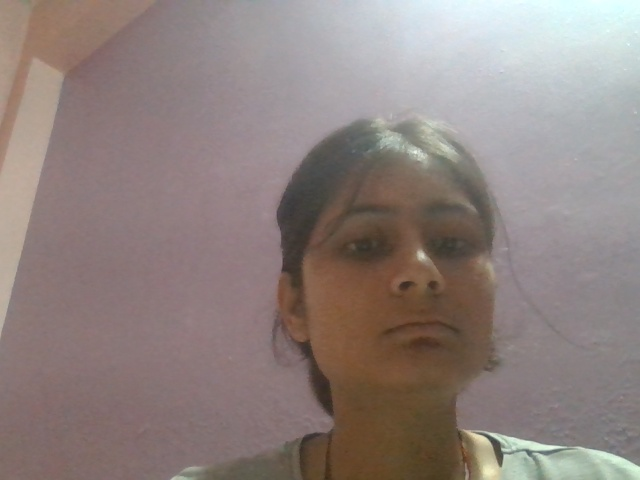
#> input picture alert.jpg, 640 x 480 px, given in place of the camera
$ python face_data.py
#> lines starting #> are read from the running program, lines starting #| are printed output that depends on the picture; after the words box and inside, x2 and y2 are one past the last pixel; in counts of white or black regions, pixels touching at a corner belong together
import cv2
import numpy as np
import os

cap=cv2.VideoCapture(0)

face_cascade=cv2.CascadeClassifier("face_recognition/haarcascade_frontalface_alt.xml")
skip=0
face_data=[]
dataset_path=r"data\known_faces"
file_name=input("Enter the name of the person: ")
#> the answer given: ../alert.jpg
while True:
    ret,frame=cap.read()
#> frame is the input picture: shape (480, 640, 3); mean B, G, R 127, 130.5, 143.4
    if ret == False:
        continue

    gray_frame=cv2.cvtColor(frame,cv2.COLOR_BGR2GRAY)
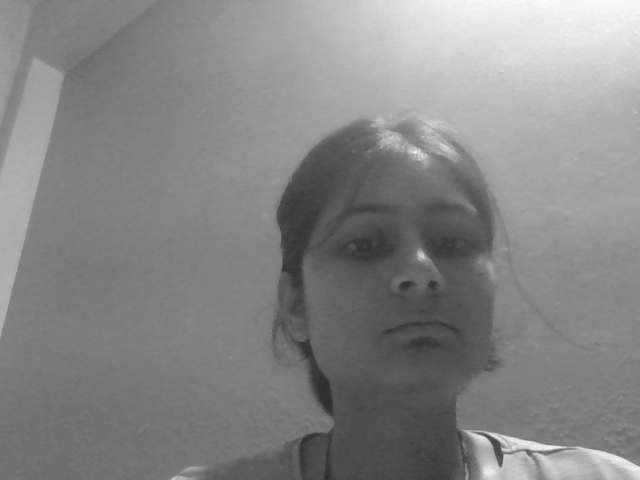
#> gray_frame: shape (480, 640); min 43, max 251, mean 133.9
    faces=face_cascade.detectMultiScale(gray_frame,1.3,5)
#> faces = [[298, 156, 230, 230]]

    if len(faces)==0:
        continue
    k=1
    faces=sorted(faces,key=lambda f:f[2]*f[3],reverse=True)
    skip +=1
    for face in faces[:1]:
        x,y,w,h=face

        offset=5
        face_offset =frame[y-offset:y+h+offset,x-offset:x+w+offset]
        face_selection=cv2.resize(face_offset,(100,100))

        if skip%10 ==0:
            face_data.append(face_selection)
            print(len(face_data))

        cv2.imshow(str(k),face_selection)
        k+=1

        cv2.rectangle(frame,(x,y),(x+w,y+h),(0,255,255),2)
#> this loop made 1 pass
#> (x, y, w, h, offset, k) on pass 1: (298, 156, 230, 230, 5, 2)
#> pass 1, `face_offset =frame[y-offset:y+h+offset,x-offset:x+w+offset]`:
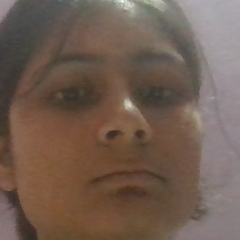
#> face_offset: shape (240, 240, 3); mean B, G, R 81.6, 94, 113.7
#> after the loop:
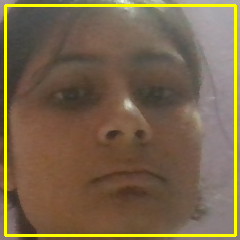
#> face_offset: shape (240, 240, 3); 4.78% of pixels changed, all inside (x1, y1, x2, y2) = (4, 4, 237, 237)
#> after the loop:
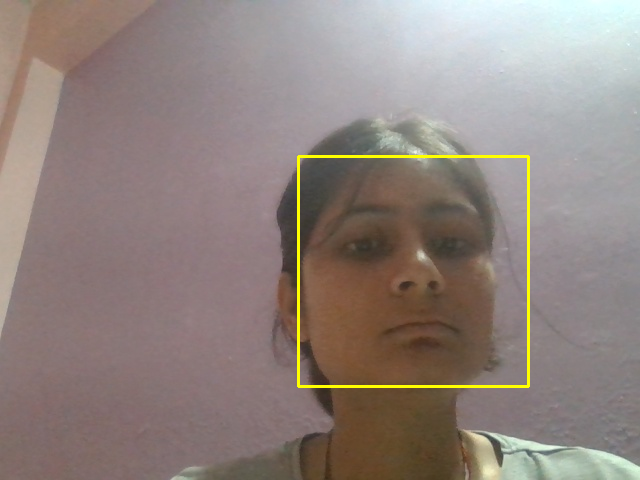
#> frame: shape (480, 640, 3); 0.9% of pixels changed, all inside (x1, y1, x2, y2) = (297, 155, 530, 388)
#> after the loop, face_data = []; k = 2
    cv2.imshow("faces",frame)
    key_pressed= cv2.waitKey(1) & 0xFF
#> (key q is pressed here)
    if key_pressed == ord('q'):
        break
face_data=np.array(face_data)
#> face_data = empty array
#> (the run stopped early here; a loop or call above may not have finished)
